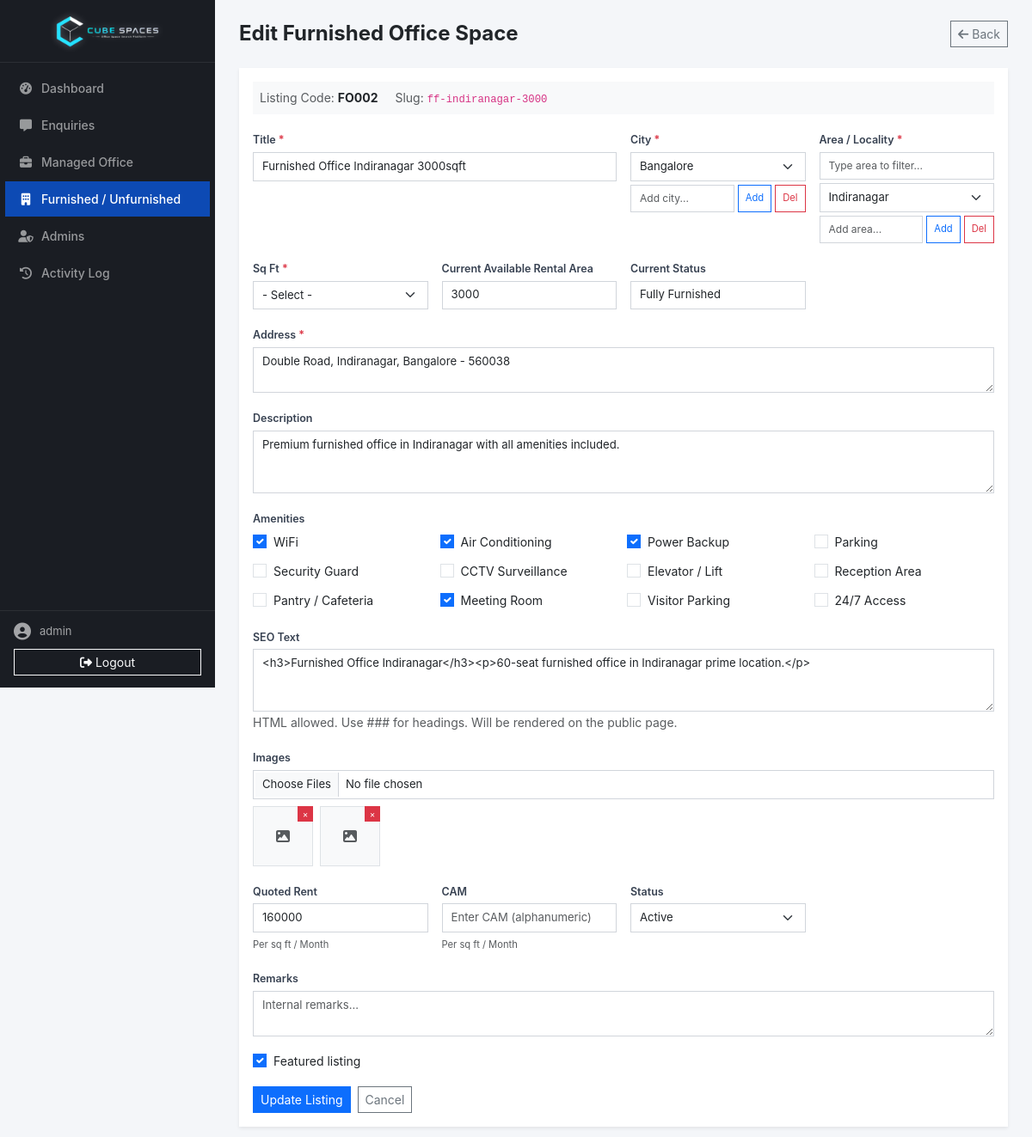
/admin/office-space.php?mode=edit&id=2&type=furnished (signed in), run on the app's committed database.
### tables this page shows
CREATE TABLE IF NOT EXISTS `furnished_offices` (
  `id` int NOT NULL AUTO_INCREMENT PRIMARY KEY,
  `title` varchar(255) NOT NULL,
  `slug` varchar(255) UNIQUE,
  `description` longtext,
  `city` varchar(100),
  `area` varchar(150),
  `address` varchar(500),
  `latitude` decimal(10, 7),
  `longitude` decimal(10, 7),
  `price` varchar(255),
  `cam` TEXT DEFAULT NULL,
  `price_label` varchar(100),
  `total_seats` int,
  `available_sqft` varchar(100),
  `min_inventory` varchar(50),
  `inventory_type` varchar(100),
  `total_area_sqft` int,
  `amenities` json,
  `images` json,
  `status` enum('draft', 'published', 'archived') DEFAULT 'draft',
  `featured` tinyint(1) DEFAULT 0,
  `feature_highlights` json,
  `seo_text` longtext,
  `office_space_type` varchar(100),
  `listing_type` varchar(50),
  `listing_code` varchar(50),
  `created_at` timestamp DEFAULT CURRENT_TIMESTAMP,
  `updated_at` timestamp DEFAULT CURRENT_TIMESTAMP ON UPDATE CURRENT_TIMESTAMP
);

### lib/config.php (called while the page is built, shortened)
<?php
function get_listing_table(string $type): ?string {
    return ALLOWED_LISTING_TABLES[$type] ?? null;
}

### admin/office-space.php (the view, shortened to what this page needs)
<?php
require_once __DIR__ . '/layout.php';
$mode = $_GET['mode'] ?? 'list';
$editId = (int)($_GET['id'] ?? 0);
$editType = trim($_GET['type'] ?? ($mode === 'add' ? 'furnished' : ''));
$editTable = get_listing_table($editType) ?: 'furnished_offices';
if ($mode === 'add' || $mode === 'edit'):
    $listing = ['title'=>'', 'listing_type'=>'', 'description'=>'', 'city'=>'', 'area'=>'', 'address'=>'', 'price'=>'', 'cam'=>'', 'price_label'=>'', 'total_seats'=>'', 'total_area_sqft'=>'', 'available_sqft'=>'', 'min_inventory'=>'', 'inventory_type'=>'', 'amenities'=>'[]', 'images'=>'[]', 'status'=>'active', 'featured'=>0, 'office_space_type'=>'rent', 'feature_highlights'=>'[]', 'seo_text'=>'', 'remarks'=>'', 'latitude'=>null, 'longitude'=>null, 'listing_code'=>'', 'slug'=>''];
    if ($mode === 'edit' && $editId && $editTable) {
        $stmt = mysqli_prepare($conn, "SELECT * FROM $editTable WHERE id=?");
        mysqli_stmt_bind_param($stmt, 'i', $editId);
        mysqli_stmt_execute($stmt);
        $r = mysqli_stmt_get_result($stmt);
        $listing = mysqli_fetch_assoc($r);
    }
    $amenities = json_decode($listing['amenities'] ?? '[]', true);
    $images = array_values(array_filter(json_decode($listing['images'] ?? '[]', true) ?: [], function($img) {
        if (!is_string($img) || trim($img) === '') return false;
        if (parse_url($img, PHP_URL_HOST) || parse_url($img, PHP_URL_SCHEME)) return true;
        $path = parse_url($img, PHP_URL_PATH);
        if (!$path) return false;
        if (str_contains($path, 'serve_image.php')) return true;
        if (str_starts_with($path, '/uploads/listings/') && preg_match('/_\d+\.(jpg|jpeg|png|webp|gif)(\?.*)?$/i', $path)) return true;
        return file_exists(__DIR__ . '/..' . $path);
    }));
    $cities = mysqli_query($conn, "SELECT city FROM (SELECT city COLLATE utf8mb4_unicode_ci AS city FROM listing_cities UNION SELECT DISTINCT city COLLATE utf8mb4_unicode_ci AS city FROM furnished_offices WHERE city != '' UNION SELECT DISTINCT city COLLATE utf8mb4_unicode_ci AS city FROM unfurnished_offices WHERE city != '') AS c ORDER BY city");
    $amenityList = ['WiFi','Air Conditioning','Power Backup','Parking','Security Guard','CCTV Surveillance','Elevator / Lift','Reception Area','Pantry / Cafeteria','Meeting Room','Visitor Parking','24/7 Access'];
?>
<div class="d-flex justify-content-between align-items-center mb-4">
    <h4 class="fw-bold mb-0"><?= $mode === 'add' ? 'Add' : 'Edit' ?> <?= $mode === 'edit' ? ucfirst($editType) : '' ?> Office Space</h4>
    <a href="office-space.php" class="btn btn-outline-secondary btn-sm"><i class="fa-solid fa-arrow-left me-1"></i>Back</a>
</div>
<div class="card border-0 shadow-sm">
    <div class="card-body">
        <?php if ($mode === 'edit' && $listing['listing_code']): ?>
        <div class="mb-3 p-2 bg-light small">
            <span class="text-muted">Listing Code:</span> <strong><?= htmlspecialchars($listing['listing_code']) ?></strong>
            <?php if ($listing['slug']): ?><span class="ms-3 text-muted">Slug:</span> <code><?= htmlspecialchars($listing['slug']) ?></code><?php endif; ?>
        </div>
        <?php endif; ?>
        <form id="listingForm" class="row g-3 needs-validation" enctype="multipart/form-data" novalidate>
            <div class="col-md-6 position-relative">
                <label for="title" class="form-label small fw-semibold">Title <span class="text-danger">*</span></label>
                <input type="text" name="title" id="title" class="form-control form-control-sm" required value="<?= htmlspecialchars($listing['title']) ?>" placeholder="e.g. RMZ Millenia">
            </div>
            <div class="col-md-3 position-relative">
                <label for="city" class="form-label small fw-semibold">City <span class="text-danger">*</span></label>
                <select name="city" id="city" class="form-select form-select-sm" required onchange="filterAreasByCity()">
                    <?php if ($cities && mysqli_num_rows($cities)): mysqli_data_seek($cities, 0); while ($c = mysqli_fetch_assoc($cities)): ?>
                    <option value="<?= htmlspecialchars($c['city']) ?>" <?= $listing['city']===$c['city']?'selected':'' ?>><?= htmlspecialchars(ucfirst($c['city'])) ?></option>
                    <?php endwhile; endif; ?>
                </select>
                <div class="d-flex gap-1 mt-1">
                    <input type="text" id="newCity" class="form-control form-control-sm" placeholder="Add city..." style="font-size:0.75rem;">
                    <button type="button" class="btn btn-sm btn-outline-primary" onclick="window.addNewCity()" style="font-size:0.7rem;white-space:nowrap;">Add</button>
                    <button type="button" class="btn btn-sm btn-outline-danger" onclick="window.deleteCity()" style="font-size:0.7rem;white-space:nowrap;">Del</button>
                </div>
            </div>
            <div class="col-md-3 position-relative">
                <label for="area" class="form-label small fw-semibold">Area / Locality <span class="text-danger">*</span></label>
                <input type="text" id="areaSearch" class="form-control form-control-sm mb-1" placeholder="Type area to filter..." oninput="filterAreasByText(this)" style="font-size:0.75rem;">
                <select name="area" id="area" class="form-select form-select-sm" required>
                    <option value="">- Select -</option>
                </select>
                <div class="d-flex gap-1 mt-1">
                    <input type="text" id="newArea" class="form-control form-control-sm" placeholder="Add area..." style="font-size:0.75rem;">
                    <button type="button" class="btn btn-sm btn-outline-primary" onclick="window.addNewArea()" style="font-size:0.7rem;white-space:nowrap;">Add</button>
                    <button type="button" class="btn btn-sm btn-outline-danger" onclick="window.deleteArea()" style="font-size:0.7rem;white-space:nowrap;">Del</button>
                </div>
            </div>
            <div class="col-md-3 position-relative">
                <label for="available_sqft" class="form-label small fw-semibold">Sq Ft <span class="text-danger">*</span></label>
                <select name="available_sqft" id="available_sqft" class="form-select form-select-sm" required>
                    <option value="">- Select -</option>
                </select>
            </div>
            <div class="col-md-3 position-relative">
                <label for="total_area_sqft" class="form-label small fw-semibold">Current Available Rental Area</label>
                <input type="number" name="total_area_sqft" id="total_area_sqft" class="form-control form-control-sm" value="<?= htmlspecialchars($listing['total_area_sqft'] ?? '') ?>" placeholder="e.g. 5000">
            </div>
            <div class="col-md-3 position-relative">
                <label for="inventory_type" class="form-label small fw-semibold">Current Status</label>
                <input type="text" name="inventory_type" id="inventory_type" class="form-control form-control-sm" value="<?= htmlspecialchars($listing['inventory_type'] ?? '') ?>" placeholder="e.g. Ready to move in" oninput="validateInventoryType(this)">
            </div>
            <div class="col-12 position-relative">
                <label for="address" class="form-label small fw-semibold">Address <span class="text-danger">*</span></label>
                <textarea name="address" id="address" class="form-control form-control-sm" rows="2" required placeholder="Full address"><?= htmlspecialchars($listing['address']??'') ?></textarea>
            </div>
            <div class="col-12 position-relative">
                <label for="description" class="form-label small fw-semibold">Description</label>
                <textarea name="description" id="description" class="form-control form-control-sm" rows="3" placeholder="Describe the property"><?= htmlspecialchars($listing['description']??'') ?></textarea>
            </div>
            <div class="col-12">
                <label class="form-label small fw-semibold">Amenities</label>
                <div class="row g-2" id="amenitiesContainer">
                    <?php foreach ($amenityList as $amenity): ?>
                    <div class="col-md-3 col-6">
                        <div class="form-check">
                            <input type="checkbox" class="form-check-input amenity-check" value="<?= htmlspecialchars($amenity) ?>" id="amenity_<?= preg_replace('/[^a-zA-Z0-9]/', '_', $amenity) ?>" <?= in_array($amenity, $amenities) ? 'checked' : '' ?>>
                            <label class="form-check-label small" for="amenity_<?= preg_replace('/[^a-zA-Z0-9]/', '_', $amenity) ?>"><?= htmlspecialchars($amenity) ?></label>
                        </div>
                    </div>
                    <?php endforeach; ?>
                </div>
            </div>
            <div class="col-12 position-relative">
                <label for="seo_text" class="form-label small fw-semibold">SEO Text</label>
                <textarea name="seo_text" id="seo_text" class="form-control form-control-sm" rows="3" placeholder="&lt;h3&gt;About this Workspace&lt;/h3&gt;"><?= $listing['seo_text'] ?? '' ?></textarea>
                <small class="form-text text-muted">HTML allowed. Use ### for headings. Will be rendered on the public page.</small>
            </div>
            <div class="col-12">
                <label for="images" class="form-label small fw-semibold">Images</label>
                <input type="file" name="images[]" id="images" class="form-control form-control-sm" accept="image/*" multiple>
                <?php if (!empty($images)): ?>
                <div class="d-flex flex-wrap gap-2 mt-2" id="existingImagesContainer">
                    <?php foreach ($images as $img):
                        $imgPath = $_SERVER['DOCUMENT_ROOT'] . parse_url($img, PHP_URL_PATH);
                        $imgExists = file_exists($imgPath);
                    ?>
                    <div class="position-relative" data-src="<?= htmlspecialchars($img) ?>" style="width:70px;height:70px;">
                        <?php if ($imgExists): ?>
                        <img src="<?= htmlspecialchars($img) ?>" class="border" style="width:70px;height:70px;object-fit:cover;" loading="lazy" alt="Listing image">
                        <?php else: ?>
                        <div class="d-flex align-items-center justify-content-center border bg-light" style="width:70px;height:70px;"><i class="fa-solid fa-image text-muted"></i></div>
                        <?php endif; ?>
                        <button type="button" class="btn btn-sm btn-danger position-absolute top-0 end-0 p-0" style="width:18px;height:18px;font-size:10px;line-height:1;" onclick="removeExistingImage(this)">&times;</button>
                    </div>
                    <?php endforeach; ?>
                </div>
                <?php endif; ?>
            </div>
            <div class="col-12 col-sm-6 col-md-3 position-relative">
                <label for="price" class="form-label small fw-semibold">Quoted Rent</label>
                <input type="text" name="price" id="price" class="form-control form-control-sm" value="<?= htmlspecialchars($listing['price']??'') ?>" placeholder="Enter quoted rent">
                <small class="form-text text-muted" style="font-size:0.7rem;">Per sq ft / Month</small>
            </div>
            <div class="col-12 col-sm-6 col-md-3 position-relative">
                <label for="cam" class="form-label small fw-semibold">CAM</label>
                <input type="text" name="cam" id="cam" class="form-control form-control-sm" value="<?= htmlspecialchars($listing['cam']??'') ?>" placeholder="Enter CAM (alphanumeric)">
                <small class="form-text text-muted" style="font-size:0.7rem;">Per sq ft / Month</small>
            </div>
            <div class="col-12 col-sm-6 col-md-3 position-relative">
                <label for="status" class="form-label small fw-semibold">Status</label>
                <select name="status" id="status" class="form-select form-select-sm">
                    <option value="active" <?= ($listing['status']??'active')==='active'?'selected':'' ?>>Active</option>
                </select>
            </div>
            <div class="col-12">
                <label for="remarks" class="form-label small fw-semibold">Remarks</label>
                <textarea name="remarks" id="remarks" class="form-control form-control-sm" rows="2" placeholder="Internal remarks..."><?= htmlspecialchars($listing['remarks']??'') ?></textarea>
            </div>
            <div class="col-12">
                <div class="form-check">
                    <input type="checkbox" name="featured" value="1" class="form-check-input" id="featuredCheck" <?= $listing['featured']?'checked':'' ?>>
                    <label class="form-check-label small" for="featuredCheck">Featured listing</label>
                </div>
            </div>
            <div class="col-12 d-flex gap-2">
                <button type="submit" class="btn btn-primary btn-sm"><?= $mode === 'add' ? 'Create Listing' : 'Update Listing' ?></button>
                <a href="office-space.php" class="btn btn-outline-secondary btn-sm">Cancel</a>
            </div>
        </form>
    </div>
</div>
<?php endif; ?>
<?php require_once __DIR__ . '/footer.php'; ?>

### assets/css/admin.css (style rules this page uses)
* { border-radius: 0 !important; }
:root { --admin-sidebar-width: 250px; --admin-primary: #0d4ab4; --admin-primary-dark: #083891; --admin-bg: #f4f6f9; --admin-card-shadow: 0 1px 4px rgba(0,0,0,0.06); }
body { font-family: 'Inter', sans-serif; background: var(--admin-bg); padding-top: 0; -webkit-font-smoothing: antialiased; }
.form-label { font-size: 0.78rem; font-weight: 600; color: #374151; margin-bottom: 4px; }
.form-control-sm, .form-select-sm { font-size: 0.82rem; padding: 6px 10px; border-color: #d1d5db; }

### data on the page
furnished_offices: listing_code "FO002", slug "ff-indiranagar-3000", title "Furnished Office Indiranagar 3000sqft", city "Bangalore", total_area_sqft "3000", inventory_type "Fully Furnished", address "Double Road, Indiranagar, Bangalore - 560038", description "Premium furnished office in Indiranagar with all amenities included.", amenities "☑", seo_text "<h3>Furnished Office Indiranagar</h3><p>60-seat furnished office in Indiranagar prime location.</p>", price "160000", featured "☑"

### other printed values
$adminUser "admin"
$editType "Furnished"
$amenity "WiFi"
$amenity "Air Conditioning"
$amenity "Power Backup"
$amenity "Parking"
$amenity "Security Guard"
$amenity "CCTV Surveillance"
$amenity "Elevator / Lift"
$amenity "Reception Area"
$amenity "Pantry / Cafeteria"
$amenity "Meeting Room"
$amenity "Visitor Parking"
$amenity "24/7 Access"
